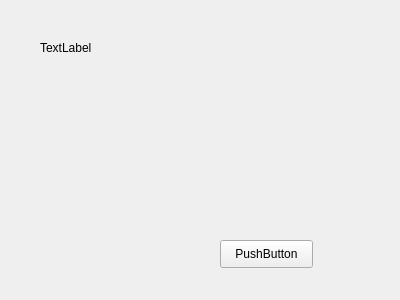
<?xml version="1.0" encoding="UTF-8"?>
<ui version="4.0">
 <class>MyWidget</class>
 <widget class="QWidget" name="MyWidget">
  <property name="geometry">
   <rect>
    <x>0</x>
    <y>0</y>
    <width>400</width>
    <height>300</height>
   </rect>
  </property>
  <property name="windowTitle">
   <string>MyWidget</string>
  </property>
  <widget class="QLabel" name="label">
   <property name="geometry">
    <rect>
     <x>40</x>
     <y>40</y>
     <width>72</width>
     <height>15</height>
    </rect>
   </property>
   <property name="text">
    <string>TextLabel</string>
   </property>
  </widget>
  <widget class="QPushButton" name="pushButton">
   <property name="geometry">
    <rect>
     <x>220</x>
     <y>240</y>
     <width>93</width>
     <height>28</height>
    </rect>
   </property>
   <property name="text">
    <string>PushButton</string>
   </property>
  </widget>
 </widget>
 <layoutdefault spacing="6" margin="11"/>
 <resources/>
 <connections/>
</ui>
